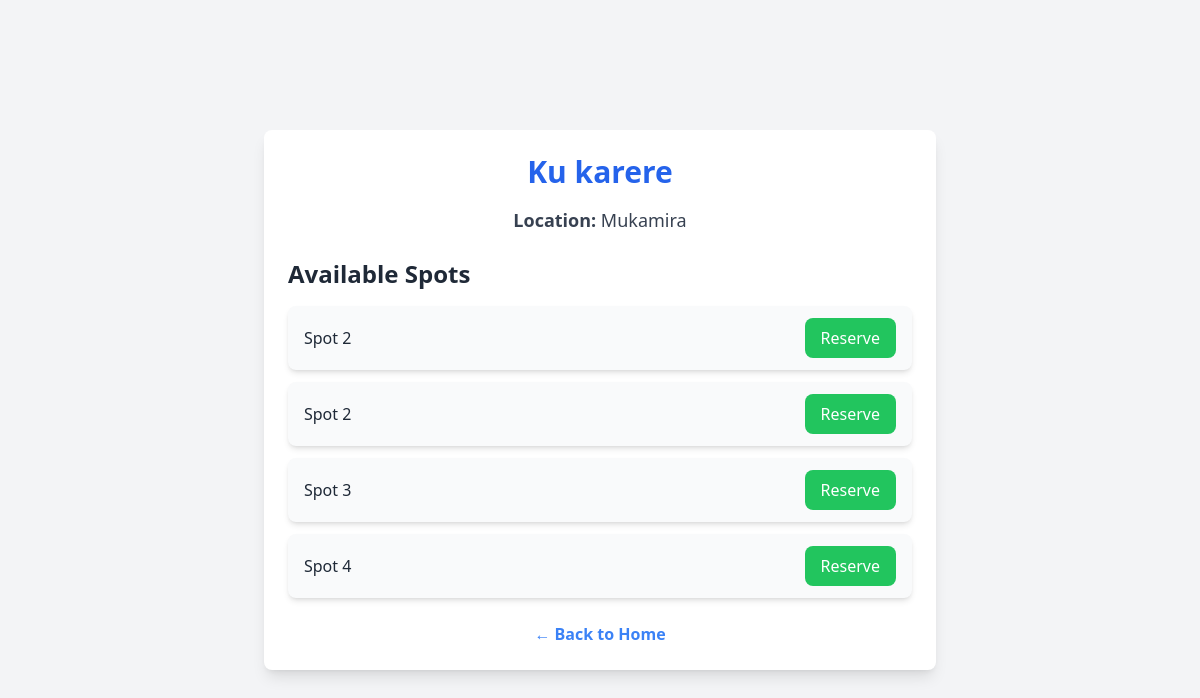
/lot/4/, run on the app's committed database.
### parking/models.py (models this page shows, shortened)
class ParkingLot(models.Model):
    name = models.CharField(max_length=100)
    location = models.TextField()
    total_spots = models.IntegerField()

class ParkingSpot(models.Model):
    lot = models.ForeignKey(ParkingLot, on_delete=models.CASCADE)
    spot_number = models.IntegerField()
    is_available = models.BooleanField(default=True)
    price = models.DecimalField(max_digits=10, decimal_places=2, default=0.00)  # Price of the spot in dollars

### parking/views.py (the view)
# urls.py: path('lot/<int:lot_id>/', views.lot_detail, name='lot_detail'),
def lot_detail(request, lot_id):
    parking_lot = get_object_or_404(ParkingLot, id=lot_id)
    available_spots = ParkingSpot.objects.filter(lot=parking_lot, is_available=True)
    return render(request, 'parking/lot_detail.html', {'parking_lot': parking_lot, 'available_spots': available_spots})

### parking/templates/parking/lot_detail.html (shortened to what this page needs)
<!DOCTYPE html>
<html lang="en">
<head>
    <script src="https://cdn.tailwindcss.com"></script>
</head>
<body class="bg-gray-100 min-h-screen flex items-center justify-center">
    <div class="bg-white shadow-lg rounded-lg p-6 w-full max-w-2xl">
        <h1 class="text-3xl font-bold text-blue-600 text-center mb-4">{{ parking_lot.name }}</h1>
        <p class="text-gray-700 text-lg text-center mb-6">
            <span class="font-semibold">Location:</span> {{ parking_lot.location }}
        </p>
        <h2 class="text-2xl font-semibold text-gray-800 mb-4">Available Spots</h2>
        <ul class="space-y-3">
            {% for spot in available_spots %}
                <li class="flex items-center justify-between bg-gray-50 rounded-lg shadow-md px-4 py-3">
                    <span class="text-gray-800 font-medium">Spot {{ spot.spot_number }}</span>
                    <a href="{% url 'reserve_spot' spot.id %}" class="bg-green-500 text-white py-2 px-4 rounded-lg hover:bg-green-600 transition">
                        Reserve
                    </a>
                </li>
            {% endfor %}
        </ul>
        <div class="text-center mt-6">
            <a href="{% url 'home' %}" class="text-blue-500 hover:text-blue-700 font-semibold transition">
                &larr; Back to Home
            </a>
        </div>
    </div>
</body>
</html>

### data on the page
ParkingLot: name "Ku karere", location "Mukamira"
ParkingSpot: spot_number "2"
ParkingSpot: spot_number "2"
ParkingSpot: spot_number "3"
ParkingSpot: spot_number "4"
